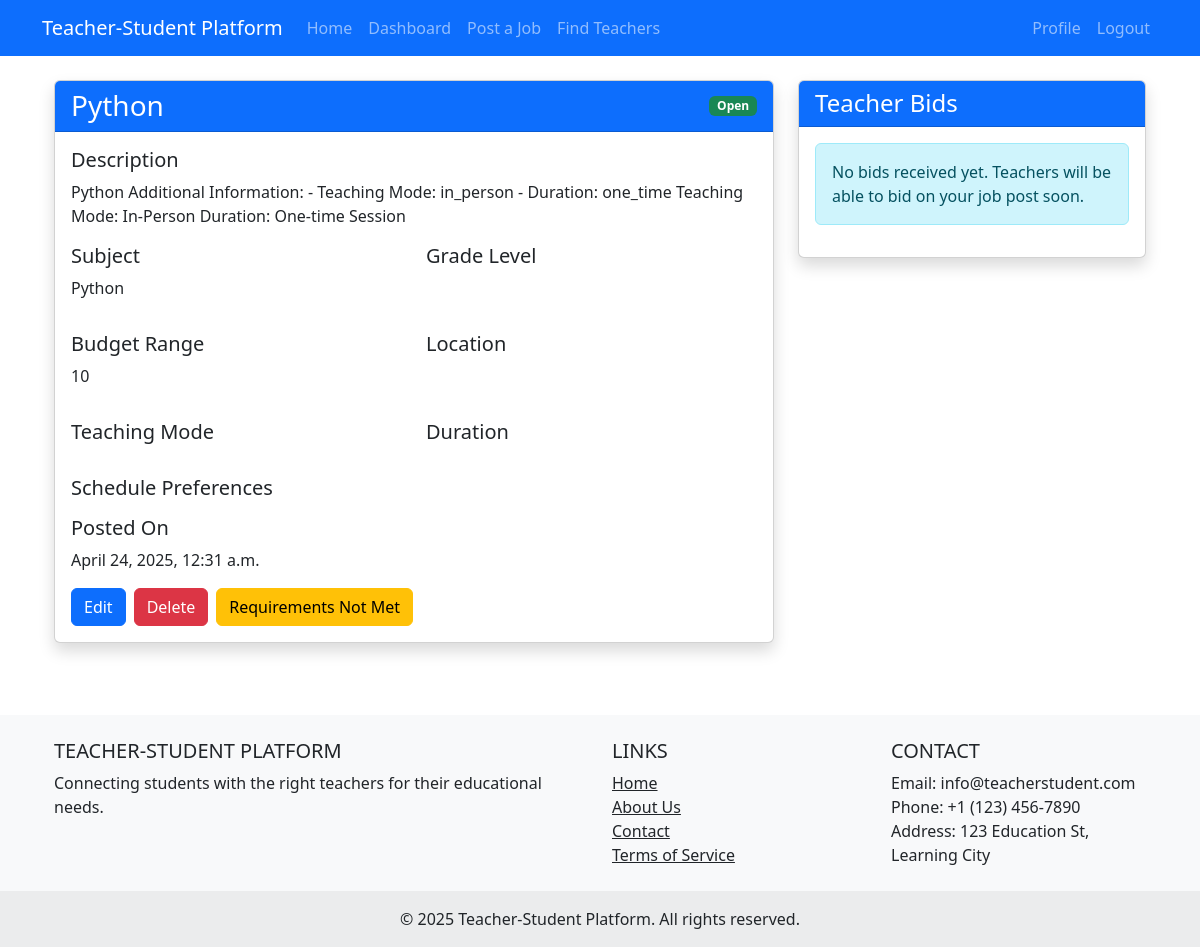
The app's page /student/job-post/2/ (signed in), older data.
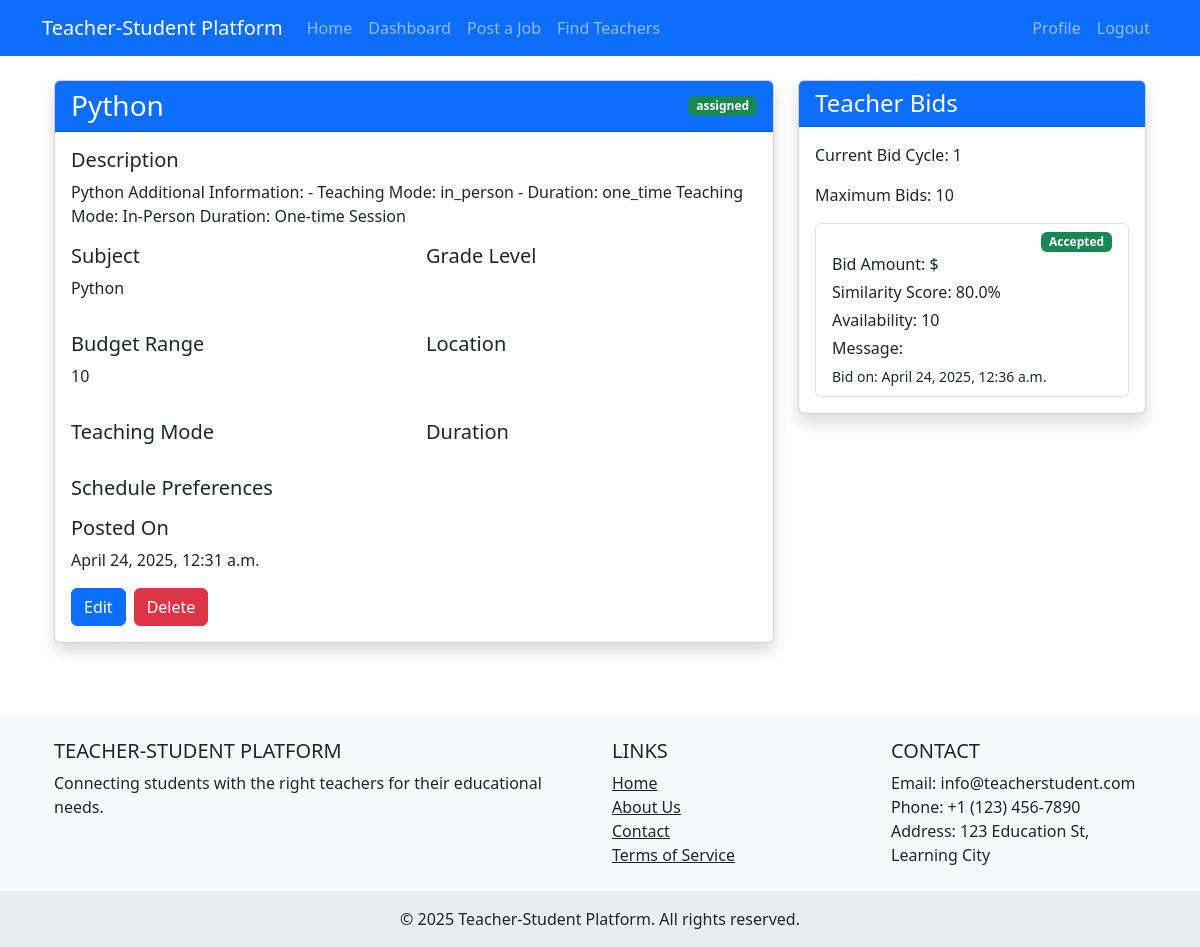
The same page, newer data.
### student/models.py (models this page shows, shortened)
class JobPost(models.Model):
    STATUS_CHOICES = (
        ('open', 'Open'),
        ('in_progress', 'In Progress'),
        ('closed', 'Closed'),
    )
    student = models.ForeignKey(StudentProfile, on_delete=models.CASCADE, related_name='job_posts')
    title = models.CharField(max_length=255)
    description = models.TextField()
    subject = models.CharField(max_length=100)
    education_level = models.CharField(max_length=100)
    preferred_experience = models.PositiveIntegerField(default=0, help_text="Preferred years of experience")
    budget_range = models.CharField(max_length=100, blank=True, null=True)
    location_preference = models.CharField(max_length=100, blank=True, null=True)
    status = models.CharField(max_length=15, choices=STATUS_CHOICES, default='open')
    requirements_met = models.BooleanField(default=True)
    created_at = models.DateTimeField(auto_now_add=True)
    updated_at = models.DateTimeField(auto_now=True)
    current_bid_cycle = models.PositiveIntegerField(default=1)
    max_bids_current_cycle = models.PositiveIntegerField(default=10)  # 10 for first cycle, +5 for each subsequent cycle

class TeacherBid(models.Model):
    STATUS_CHOICES = (
        ('pending', 'Pending'),
        ('accepted', 'Accepted'),
        ('rejected', 'Rejected'),
    )
    job_post = models.ForeignKey(JobPost, on_delete=models.CASCADE, related_name='bids')
    teacher = models.ForeignKey(TeacherProfile, on_delete=models.CASCADE, related_name='bids')
    proposal = models.TextField()
    hourly_rate = models.DecimalField(max_digits=10, decimal_places=2)
    availability = models.CharField(max_length=255)
    similarity_score = models.FloatField(default=0)  # Calculated based on job requirements and teacher profile
    status = models.CharField(max_length=10, choices=STATUS_CHOICES, default='pending')
    created_at = models.DateTimeField(auto_now_add=True)
    class Meta:
        unique_together = ('job_post', 'teacher')
        ordering = ['-similarity_score', 'created_at']

### student/views.py (the view)
# urls.py: path('job-post/<int:pk>/', views.job_post_detail, name='job_post_detail'),
@login_required
@student_required
def job_post_detail(request, pk):
    job_post = get_object_or_404(JobPost, pk=pk)
    if job_post.student.user != request.user:
        return HttpResponseForbidden("You don't have permission to view this job post.")
    bids = TeacherBid.objects.filter(job_post=job_post).order_by('-similarity_score')
    context = {
        'job_post': job_post,
        'bids': bids,
    }
    return render(request, 'student/job_post_detail.html', context)

### accounts/models.py (called while the page is built)
    @property
    def is_student(self):
        return self.user_type == 'student'

### templates/student/job_post_detail.html (shortened to what the changed rows need)
{% extends 'base.html' %}
{% block content %}
<div class="container mt-4">
    <div class="row">
        <div class="col-md-8">
            <div class="card shadow mb-4">
                <div class="card-header bg-primary text-white d-flex justify-content-between align-items-center">
                    <h3 class="mb-0">{{ job_post.title }}</h3>
                    <span class="badge bg-{{ job_post.status|yesno:'success,warning,danger' }}">
                        {{ job_post.get_status_display }}
                    </span>
                </div>
                <div class="card-body">
                    <div class="mb-3">
                        <h5>Description</h5>
                        <p>{{ job_post.description }}</p>
                    </div>
                    <div class="row mb-3">
                        <div class="col-md-6">
                            <h5>Subject</h5>
                            <p>{{ job_post.subject }}</p>
                        </div>
                    </div>
                    <div class="row mb-3">
                        <div class="col-md-6">
                            <h5>Budget Range</h5>
                            <p>{{ job_post.budget_range }}</p>
                        </div>
                    </div>
                    <div class="mb-3">
                        <h5>Posted On</h5>
                        <p>{{ job_post.created_at|date:"F j, Y, g:i a" }}</p>
                    </div>
                    <div class="d-flex gap-2">
                        {% if job_post.status == 'open' %}
                            <form method="post" action="{% url 'student:requirements_not_met' job_post.pk %}">
                                <button type="submit" class="btn btn-warning">Requirements Not Met</button>
                            </form>
                        {% endif %}
                    </div>
                </div>
            </div>
        </div>
        <div class="col-md-4">
            <div class="card shadow">
                <div class="card-body">
                    {% if bids %}
                        <p>Current Bid Cycle: {{ job_post.current_bid_cycle }}</p>
                        <p>Maximum Bids: {{ job_post.max_bids_current_cycle }}</p>
                        <div class="list-group">
                            {% for bid in bids %}
                                <div class="list-group-item">
                                    <div class="d-flex justify-content-between align-items-center">
                                        <span class="badge bg-{{ bid.status|yesno:'success,warning,danger' }}">
                                            {{ bid.get_status_display }}
                                        </span>
                                    </div>
                                    <p class="mb-1">Bid Amount: ${{ bid.bid_amount }}</p>
                                    <p class="mb-1">Similarity Score: {{ bid.similarity_score }}%</p>
                                    <p class="mb-1">Availability: {{ bid.availability }}</p>
                                    <p class="mb-1">Message: {{ bid.message }}</p>
                                    <small>Bid on: {{ bid.created_at|date:"F j, Y, g:i a" }}</small>
                                </div>
                            {% endfor %}
                        </div>
                    {% else %}
                        <div class="alert alert-info">
                            No bids received yet. Teachers will be able to bid on your job post soon.
                        </div>
                    {% endif %}
                </div>
            </div>
        </div>
    </div>
</div>
{% endblock %}

Row changes from the older to the newer data that the page shows:
changed JobPost "Python": status "Open" → "assigned"; current_bid_cycle (not shown) → "1"; max_bids_current_cycle (not shown) → "10"
added TeacherBid: status "Accepted", similarity_score "80.0", availability "10", created_at "April 24, 2025, 12:36 a.m."
Text that changed along with them:
text no longer shown: "Requirements Not Met No bids received yet. Teachers will be able to bid on your job post soon."
text now shown: "Current Bid Cycle: Maximum Bids:"
